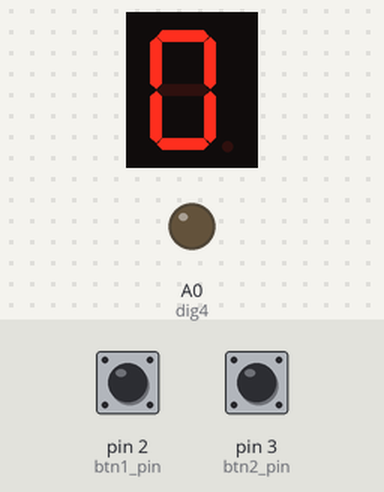
This sketch was run on a simulated Arduino Uno, built with avr-gcc and run on an emulated ATmega328P. Shown: 1-digit seven-segment display, output pins drawn as LEDs (lit = HIGH). Wiring (inferred from the names in the program): 1-digit 7-segment display, segments lit when HIGH: segments pin 4, pin 6, A2, A4, A5, pin 5, A1, A3. Inputs (shaded band) come from the test bench; at power-on: pin 2 (btn1_pin) HIGH, pin 3 (btn2_pin) HIGH. The segment pins are drawn as the display they are named for; pins used as bus, display or sensor lines are not drawn.

Above: at 1.2 s.
1.3 s: pin 2 (btn1_pin) pulled LOW for 0.15 s
At 2.9 s:
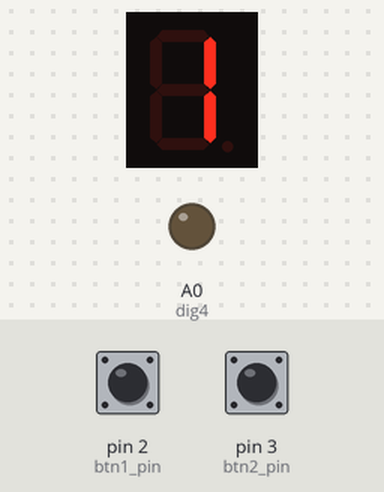
3.5 s: pin 2 (btn1_pin) pulled LOW for 1 s
At 4.4 s:
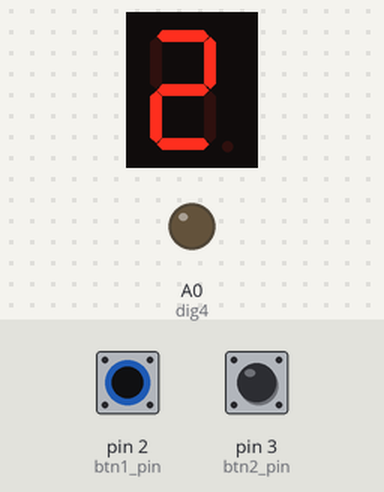
Timing chart, 0 to 6.5 s (numbered marks = the images above; inputs shaded):
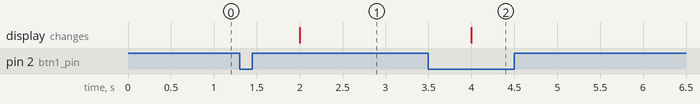

Measured:
- after the input at 1.3 s, the display: changes after 0.70 s (image 1)
- after the input at 3.5 s, the display: changes after 0.50 s (image 2)

The sketch:

button_counter_interrupt.ino
```cpp
/*
가변저항, 버튼, 서보모터를 활용하여 가변저항으로 0~180도를 지정하고
버튼을 눌러야 서보모터가 이동하도록 회로와 아두이노 코드를 작성하시오
*/
int a_pin = 4;
int b_pin = 6;
int c_pin = A2;
int d_pin = A4;
int e_pin = A5;
int f_pin = 5;
int g_pin = A1;
int dp_pin = A3;


int dig4 = A0;

int plusBtn = 8;
int minusBtn = 13;

byte digits[10][7] = {
  {1,1,1,1,1,1,0},
  {0,1,1,0,0,0,0},
  {1,1,0,1,1,0,1},
  {1,1,1,1,0,0,1},
  {0,1,1,0,0,1,1},
  {1,0,1,1,0,1,1},
  {1,0,1,1,1,1,1},
  {1,1,1,0,0,0,0},
  {1,1,1,1,1,1,1},
  {1,1,1,1,0,1,1}
};


int btn1_pin = 2;
int btn2_pin = 3;

volatile int val = 0;


void setup() {
  Serial.begin(9600);
  pinMode(btn1_pin, OUTPUT);
  pinMode(btn2_pin, OUTPUT);

  attachInterrupt(0, btn1ISR, FALLING);
  attachInterrupt(1, btn2ISR, FALLING);


  pinMode(dig4, OUTPUT);

  pinMode(a_pin, OUTPUT);
  pinMode(b_pin, OUTPUT);
  pinMode(c_pin, OUTPUT);
  pinMode(d_pin, OUTPUT);
  pinMode(e_pin, OUTPUT);
  pinMode(f_pin, OUTPUT);
  pinMode(g_pin, OUTPUT);

  pinMode(dp_pin, OUTPUT);

  pinMode(btn1_pin, INPUT);
  pinMode(btn2_pin, INPUT);
}

void loop() {
  clearAll();
  digitalWrite(A0, LOW);
  printNumber(val);
  delay(1000);
}

void btn1ISR() {
  if(val >= 9){
    val = 0;
  } else {
    val += 1;
  }

}

void btn2ISR() {
  if(val<=0) {
    val = 9;
  } else {
    val -= 1;
  }


}

void printNumber(int number) {
  digitalWrite(a_pin, digits[number][0]);
  digitalWrite(b_pin, digits[number][1]);
  digitalWrite(c_pin, digits[number][2]);
  digitalWrite(d_pin, digits[number][3]);
  digitalWrite(e_pin, digits[number][4]);
  digitalWrite(f_pin, digits[number][5]);
  digitalWrite(g_pin, digits[number][6]);
}

void clearAll() {
  digitalWrite(a_pin, LOW);
  digitalWrite(b_pin, LOW);
  digitalWrite(c_pin, LOW);
  digitalWrite(d_pin, LOW);
  digitalWrite(e_pin, LOW);
  digitalWrite(f_pin, LOW);
  digitalWrite(g_pin, LOW);

  digitalWrite(dp_pin, LOW);
}
```
